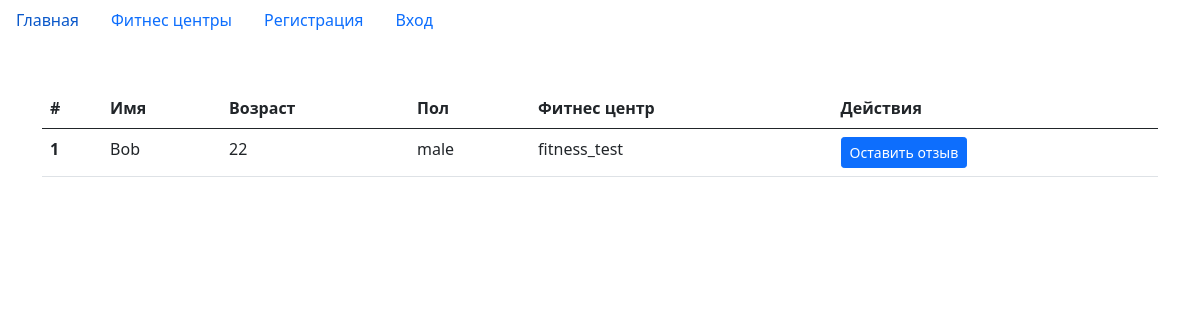
/fitness_center/1/trainers, run on an earlier commit of the app's database.
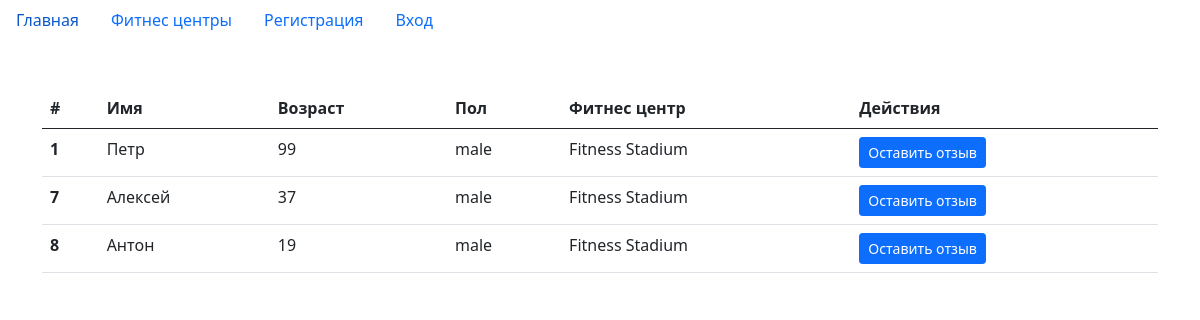
And on a later commit of the database.
### tables this page shows
CREATE TABLE trainers (id INTEGER PRIMARY KEY AUTOINCREMENT UNIQUE NOT NULL, name TEXT NOT NULL, fitness_center_id INTEGER REFERENCES fitness_centers (id) NOT NULL, age INTEGER NOT NULL, gender TEXT NOT NULL);

CREATE TABLE fitness_centers (id INTEGER PRIMARY KEY AUTOINCREMENT UNIQUE NOT NULL, address TEXT NOT NULL, name TEXT NOT NULL UNIQUE, contacts TEXT NOT NULL);

### app.py (the view)
@app.get('/fitness_center/<int:fitness_center_id>/trainers')
def get_trainer_page(fitness_center_id):
    with SQLiteDatabase('base.db') as db:
        trainers = db.select(table_name='trainers', method='fetchall',
                             conditions={'trainers.fitness_center_id': fitness_center_id},
                             columns=['trainers.id', 'trainers.name AS trainer_name', 'trainers.age', 'trainers.gender',
                                      'fitness_centers.name AS fitness_center_name', 'trainers.fitness_center_id'],
                             join_conditions={'fitness_centers': {'trainers.fitness_center_id': 'fitness_centers.id'}})
        if not trainers:
            return 'Trainers not found'
        return render_template('trainers.html', title='Тренеры', trainers=trainers)

### Project_utils/database_utils.py (called while the page is built)
def dict_factory(cursor, row) -> Dict[str, Any]:
    d = {}
    for idx, col in enumerate(cursor.description):
        d[col[0]] = row[idx]
    return d

    def __enter__(self):
        self.connection = sqlite3.connect(self.db_path)
        self.connection.row_factory = dict_factory
        return self

    def __exit__(self, exc_type, exc_val, exc_tb):
        if self.connection:
            self.connection.close()

### templates/trainers.html
{% extends 'base.html' %}
{% block body %}
<div class="container">
    <table class="table">
        <thead>
        <tr>
            <th scope="col">#</th>
            <th scope="col">Имя</th>
            <th scope="col">Возраст</th>
            <th scope="col">Пол</th>
            <th scope="col">Фитнес центр</th>
            <th scope="col">Действия</th>
        </tr>
        </thead>
        <tbody>
        {% for trainer in trainers %}
        <tr>
            <th scope="row">{{ trainer.id }}</th>
            <td>{{ trainer.trainer_name }}</td>
            <td>{{ trainer.age }}</td>
            <td>{{ trainer.gender }}</td>
            <td>{{ trainer.fitness_center_name }}</td>
            <td>
                <a href="/fitness_center/{{ trainer.fitness_center_id }}/trainers/{{ trainer.id }}/rating" class="btn btn-primary btn-sm">Оставить отзыв</a>
            </td>
        </tr>
        {% endfor %}
        </tbody>
    </table>
</div>
{% endblock %}

### templates/base.html (shortened to what this page needs)
<!DOCTYPE html>
<html lang="en">
<head>
    <link href="https://cdn.jsdelivr.net/npm/bootstrap@5.0.2/dist/css/bootstrap.min.css" rel="stylesheet"
>
</head>
<body>
<ul class="nav mb-5">
    <li class="nav-item">
        <a class="nav-link" aria-current="page" href="/">Главная</a>
    </li>
    <li class="nav-item">
        <a class="nav-link" href=/fitness_centers>Фитнес центры</a>
    </li>
    <li class="nav-item">
        <a class="nav-link" href="/register">Регистрация</a>
    </li>
    <li class="nav-item">
        <a class="nav-link" href="/login">Вход</a>
    </li>
</ul>
{% block body %}{% endblock %}
</body>
</html>

What changed in the data, as far as the page shows it:
changed trainers id 1: trainer_name "Bob" → "Петр"; age "22" → "99"; fitness_center_name "fitness_test" → "Fitness Stadium"
added trainers: id "7", trainer_name "Алексей", age "37", gender "male", fitness_center_name "Fitness Stadium"
added trainers: id "8", trainer_name "Антон", age "19", gender "male", fitness_center_name "Fitness Stadium"
